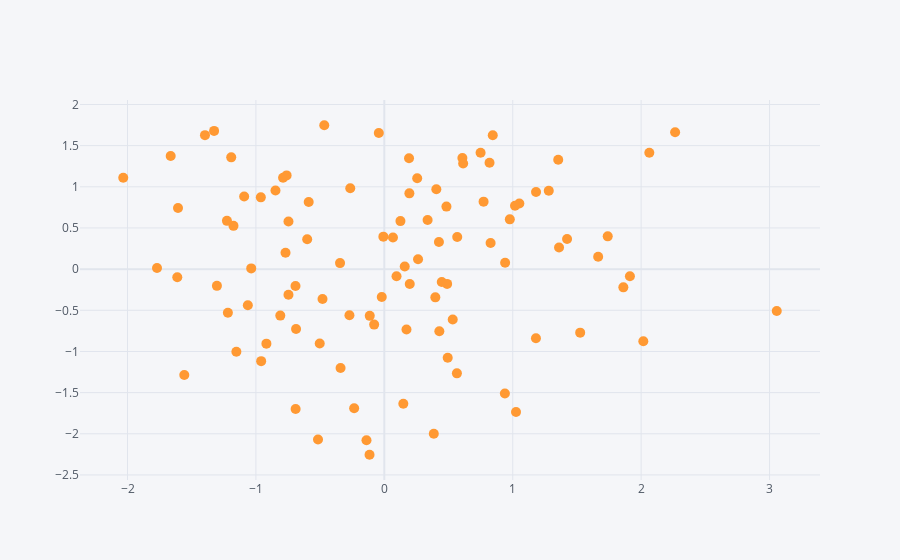

The notebook cell saved with this chart:
### Code cell
df1.iplot(kind='scatter',x='A',y='B',mode='markers' , size=10)
